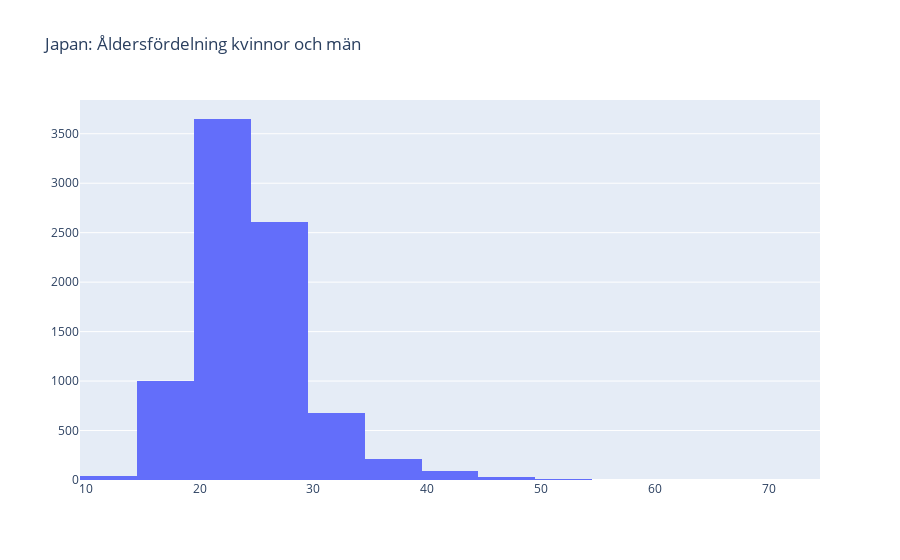

The notebook cell saved with this chart:
### Markdown cell above
Histogram över japanska atleters åldrar

### Code cell
fig = px.histogram(
    jpn.dropna(subset=["Age"]),
    x="Age",
    nbins=30,
    title="Japan: Åldersfördelning kvinnor och män"
)

fig.update_layout(
    xaxis_title=None,
    yaxis_title=None
)

fig.show()

### Figure 1 — Plotly figure (JSON) as saved in the notebook; plotly's stock layout.template omitted (floating-point values rounded to 4 significant figures; data arrays with more than 128 entries replaced by an {"elided": "..."} marker saying what was removed)
{"data": [{"alignmentgroup": "True", "bingroup": "x", "hovertemplate": "Age=%{x}<br>count=%{y}<extra></extra>", "legendgroup": "", "marker": {"color": "#636efa", "pattern": {"shape": ""}}, "name": "", "nbinsx": 30, "offsetgroup": "", "orientation": "v", "showlegend": false, "type": "histogram", "x": {"elided": "8327 int values"}, "xaxis": "x", "yaxis": "y"}], "layout": {"barmode": "relative", "legend": {"tracegroupgap": 0}, "title": {"text": "Japan: Åldersfördelning kvinnor och män"}, "xaxis": {"anchor": "y", "domain": [0, 1], "title": {}}, "yaxis": {"anchor": "x", "domain": [0, 1], "title": {}}}}
